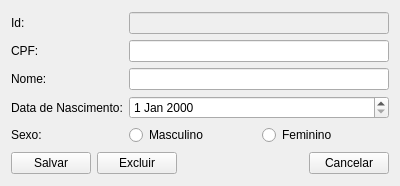
<?xml version="1.0" encoding="UTF-8"?>
<ui version="4.0">
 <class>ViewManterPessoa</class>
 <widget class="QWidget" name="ViewManterPessoa">
  <property name="geometry">
   <rect>
    <x>0</x>
    <y>0</y>
    <width>400</width>
    <height>186</height>
   </rect>
  </property>
  <property name="windowTitle">
   <string>Manter pessoa...</string>
  </property>
  <layout class="QVBoxLayout" name="verticalLayout">
   <item>
    <layout class="QGridLayout" name="gridLayout">
     <item row="2" column="0">
      <widget class="QLabel" name="label">
       <property name="text">
        <string>Nome:</string>
       </property>
      </widget>
     </item>
     <item row="0" column="0">
      <widget class="QLabel" name="label_3">
       <property name="text">
        <string>Id:</string>
       </property>
      </widget>
     </item>
     <item row="2" column="1">
      <widget class="QLineEdit" name="nome"/>
     </item>
     <item row="3" column="0">
      <widget class="QLabel" name="label_4">
       <property name="text">
        <string>Data de Nascimento:</string>
       </property>
      </widget>
     </item>
     <item row="3" column="1">
      <widget class="QDateEdit" name="dtNascimento"/>
     </item>
     <item row="1" column="0">
      <widget class="QLabel" name="label_2">
       <property name="text">
        <string>CPF:</string>
       </property>
      </widget>
     </item>
     <item row="0" column="1">
      <widget class="QLineEdit" name="idPessoa">
       <property name="enabled">
        <bool>false</bool>
       </property>
       <property name="readOnly">
        <bool>true</bool>
       </property>
      </widget>
     </item>
     <item row="4" column="0">
      <widget class="QLabel" name="label_5">
       <property name="text">
        <string>Sexo:</string>
       </property>
      </widget>
     </item>
     <item row="4" column="1">
      <layout class="QHBoxLayout" name="horizontalLayout_2">
       <item>
        <widget class="QRadioButton" name="SexoMasculino">
         <property name="text">
          <string>Masculino</string>
         </property>
        </widget>
       </item>
       <item>
        <widget class="QRadioButton" name="SexoFeminino">
         <property name="text">
          <string>Feminino</string>
         </property>
        </widget>
       </item>
      </layout>
     </item>
     <item row="1" column="1">
      <widget class="QLineEdit" name="cpf"/>
     </item>
    </layout>
   </item>
   <item>
    <layout class="QHBoxLayout" name="horizontalLayout">
     <item>
      <widget class="QPushButton" name="pbSalvar">
       <property name="text">
        <string>Salvar</string>
       </property>
       <property name="icon">
        <iconset resource="../resource/resource.qrc">
         <normaloff>:/botaoGravar.png</normaloff>:/botaoGravar.png</iconset>
       </property>
      </widget>
     </item>
     <item>
      <widget class="QPushButton" name="pbExcluir">
       <property name="text">
        <string>Excluir</string>
       </property>
       <property name="icon">
        <iconset resource="../resource/resource.qrc">
         <normaloff>:/REMOVER.bmp</normaloff>:/REMOVER.bmp</iconset>
       </property>
      </widget>
     </item>
     <item>
      <spacer name="horizontalSpacer">
       <property name="orientation">
        <enum>Qt::Horizontal</enum>
       </property>
       <property name="sizeHint" stdset="0">
        <size>
         <width>40</width>
         <height>20</height>
        </size>
       </property>
      </spacer>
     </item>
     <item>
      <widget class="QPushButton" name="pbCancelar">
       <property name="text">
        <string>Cancelar</string>
       </property>
       <property name="icon">
        <iconset resource="../resource/resource.qrc">
         <normaloff>:/fechar.bmp</normaloff>:/fechar.bmp</iconset>
       </property>
      </widget>
     </item>
    </layout>
   </item>
  </layout>
 </widget>
 <tabstops>
  <tabstop>idPessoa</tabstop>
  <tabstop>cpf</tabstop>
  <tabstop>nome</tabstop>
  <tabstop>dtNascimento</tabstop>
  <tabstop>SexoMasculino</tabstop>
  <tabstop>SexoFeminino</tabstop>
  <tabstop>pbSalvar</tabstop>
  <tabstop>pbExcluir</tabstop>
  <tabstop>pbCancelar</tabstop>
 </tabstops>
 <resources>
  <include location="../resource/resource.qrc"/>
 </resources>
 <connections/>
</ui>
